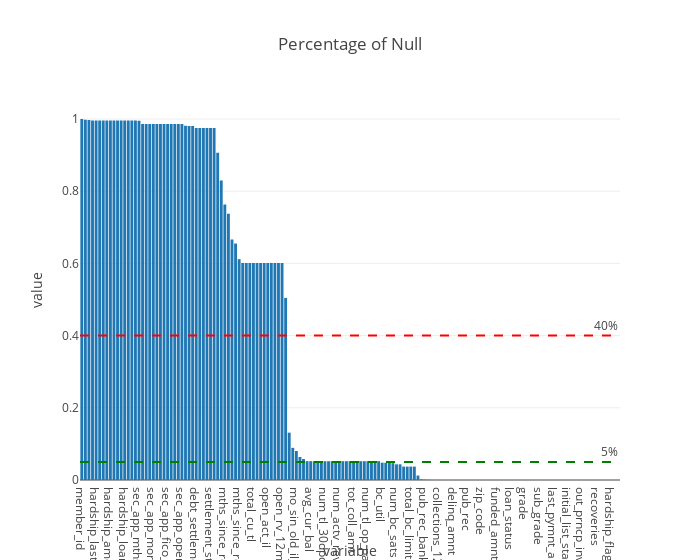

Here is the notebook cell this chart was saved with:
### Code cell
data_chart = perc_nulls.melt().sort_values("value", ascending=False)
fig = px.bar(
    data_chart,
    y='value',
    x='variable',
    template='none',
    title="Percentage of Null",
    width=700
)
fig.add_hline(y=0.05, annotation={'text':"5%"}, line={'dash':'dash', 'color':'green'})
fig.add_hline(y=0.4 , annotation={'text':"40%"}, line={'dash':'dash', 'color':'red'})
fig

### Figure 1 — Plotly figure (JSON) as saved in the notebook; plotly's stock layout.template omitted (floating-point values rounded to 4 significant figures; data arrays with more than 128 entries replaced by an {"elided": "..."} marker saying what was removed)
{"data": [{"hovertemplate": "variable=%{x}<br>value=%{y}<extra></extra>", "legendgroup": "", "marker": {"color": "#1F77B4", "pattern": {"shape": ""}}, "name": "", "orientation": "v", "showlegend": false, "textposition": "auto", "type": "bar", "x": {"elided": "151 str values"}, "xaxis": "x", "y": {"elided": "151 float values"}, "yaxis": "y"}], "layout": {"annotations": [{"showarrow": false, "text": "5%", "x": 1, "xanchor": "right", "xref": "x domain", "y": 0.05, "yanchor": "bottom", "yref": "y"}, {"showarrow": false, "text": "40%", "x": 1, "xanchor": "right", "xref": "x domain", "y": 0.4, "yanchor": "bottom", "yref": "y"}], "barmode": "relative", "legend": {"tracegroupgap": 0}, "shapes": [{"line": {"color": "green", "dash": "dash"}, "type": "line", "x0": 0, "x1": 1, "xref": "x domain", "y0": 0.05, "y1": 0.05, "yref": "y"}, {"line": {"color": "red", "dash": "dash"}, "type": "line", "x0": 0, "x1": 1, "xref": "x domain", "y0": 0.4, "y1": 0.4, "yref": "y"}], "title": {"text": "Percentage of Null"}, "width": 700, "xaxis": {"anchor": "y", "domain": [0, 1], "title": {"text": "variable"}}, "yaxis": {"anchor": "x", "domain": [0, 1], "title": {"text": "value"}}}}
